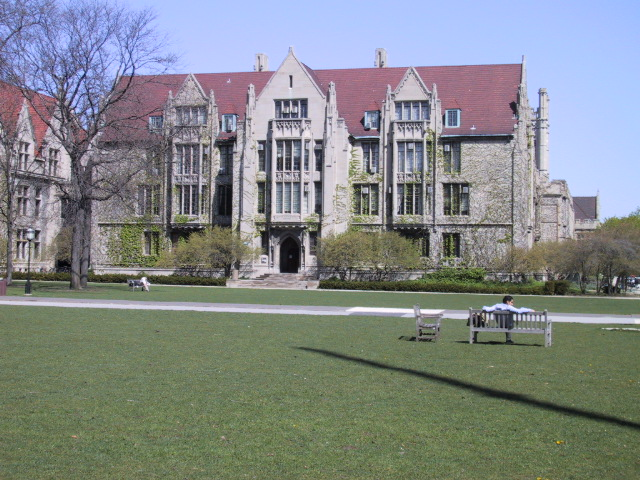
%> input picture MATLAB/wavelet_eckhart/eckhart.jpg, 640 x 480 px
$ octave wavelet_eckhart_c.m   (GNU Octave 9; MATLAB toolbox functions it lacks are replaced by stand-ins)
%> lines starting %> are read from the running program, lines starting %| are printed output that depends on the picture
% wavelet_gbb2c.m
%%%%%%%%%%%%%%%%%%%%
% load image file
RGB=imread('eckhart.jpg');
%> RGB is the input picture: size 480x640x3 uint8; mean R, G, B 130.1, 135.5, 135.6
A=im2gray(RGB);
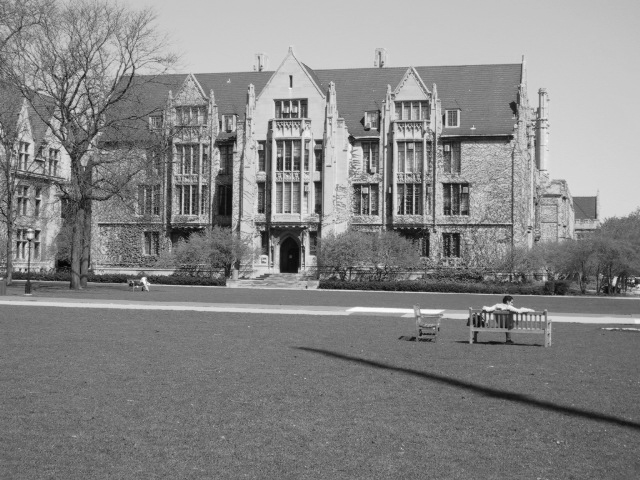
%> A: size 480x640 uint8; min 1, max 252, mean 133.9
% multiresolution decomposition
[C,S]=wavedec2(A,2,'coif1');
%> S = [123 163; 123 163; 242 322; 480 640]
A2=appcoef2(C,S,'coif1',2);
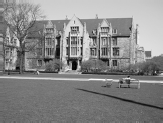
%> A2: size 123x163 double; min 35.61, max 976.7, mean 537.6; drawn with min black and max white
[H2,V2,D2] = detcoef2('all',C,S,2);
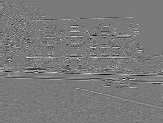
%> H2: size 123x163 double; min -243, max 264.6, mean 0.2; drawn with min black and max white
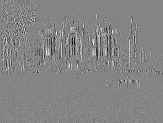
%> V2: size 123x163 double; min -315.7, max 291.5, mean -0.1; drawn with min black and max white
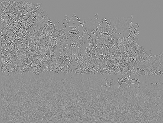
%> D2: size 123x163 double; min -140.5, max 106.4, mean -0.1; drawn with min black and max white
% plot A(n)
subplot(2,2,1);
imagesc(A2);
colormap('gray');
title('Approximation of Level 2');
subplot(2,2,2);
imagesc(H2);
title('Horizontal Detail of Level 2');
subplot(2,2,3);
imagesc(V2);
title('Vertical Detail of Level 2');
subplot(2,2,4);
imagesc(D2);
title('Diagonal Detail of Level 2');
